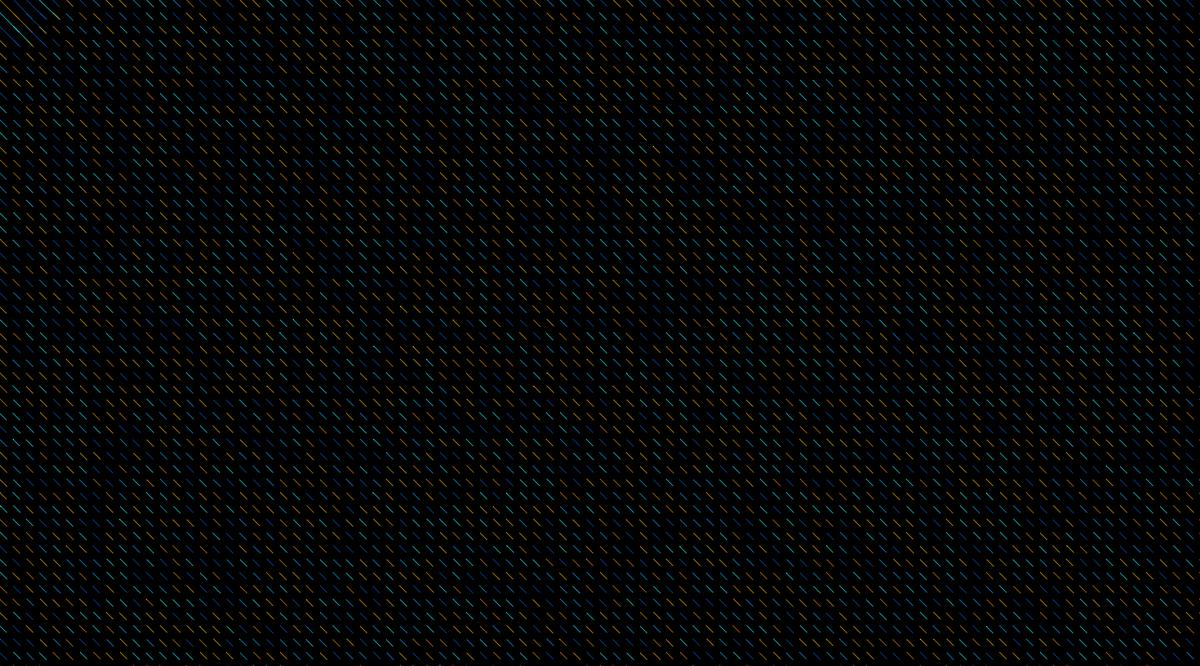
Frame 1 (no input)
Frame 60 (the mouse pressed at the canvas centre just before this capture): identical to frame 1, image omitted
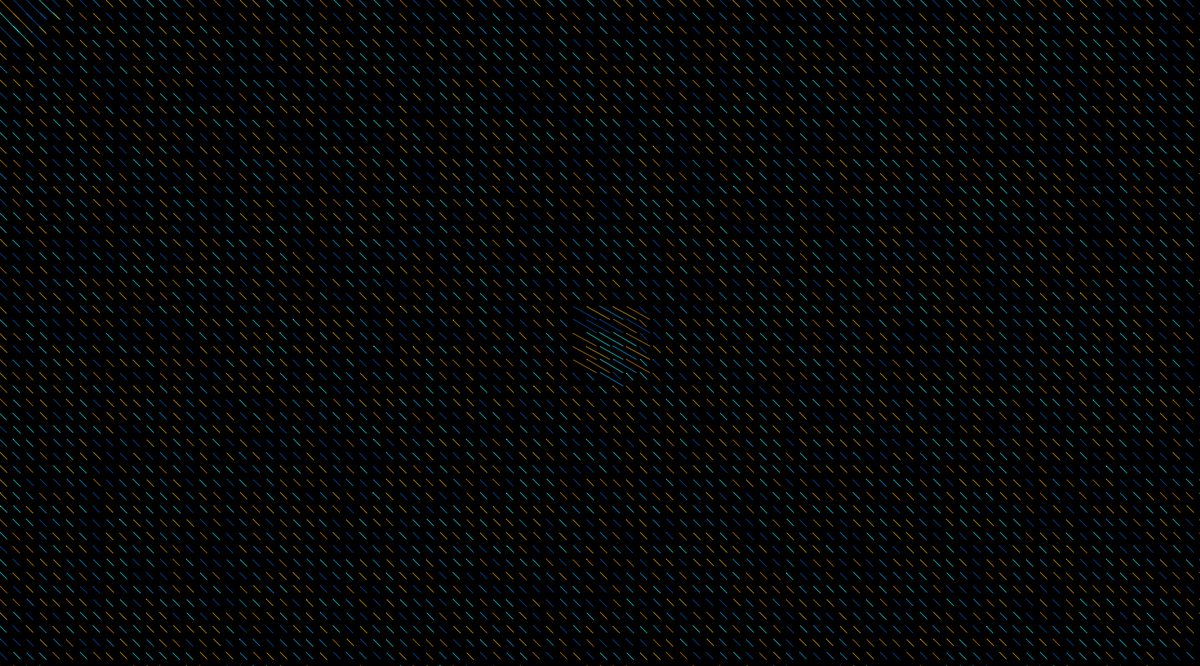
Frame 120 (the mouse held since frame 60 and released just before this capture)

The Processing sketch that drew these frames (run headless with seeded random() and noise(); from frame 60 on, the mouse is pressed at the canvas centre):

// Processing sketch: vector_field_v4
// ── vector_field_v4.pde
// dynamic list with our points, PVector holds position
ArrayList<PVector> points = new ArrayList<PVector>();
ArrayList<PVector> direction = new ArrayList<PVector>();

// colors used for points
color[] pal = {
  color(0, 91, 197), 
  color(0, 180, 252), 
  color(23, 249, 255), 
  color(223, 147, 0), 
  color(248, 190, 0)
};

// global configuration
float vector_scale = 8; // vector scaling factor, we want small steps
float time = 0; // time passes by

void setup() {
  size(1800, 1000);
  strokeWeight(1);
  background(0, 5, 25);
  noFill();
  smooth();

  // noiseSeed(1111); // sometimes we select one noise field

  // divide the screen in points
  for (float x=0; x<=width; x+= 20) {
    for (float y=0; y<=height; y+= 20) {
      // create point slightly distorted
      PVector v = new PVector(x+randomGaussian()*0.003, y+randomGaussian()*0.003);
      points.add(v);
      PVector d = new PVector(10, 10);
      direction.add(d);
    }
  }
}

void draw() {
  background(0);
  int point_idx = 0; // point index 
  for (int i=0; i<points.size(); i++) {
    PVector p = points.get (i);
    PVector d = direction.get (i);
    if (dist(mouseX, mouseY, p.x, p.y) < 60) {
      d.add((mouseX-pmouseX), (mouseY-pmouseY));
      d.normalize();
      d.mult(40);
    }

    // select color from palette (index based on noise)
    int cn = (int)(100*pal.length*noise(point_idx))%pal.length;
    stroke(pal[cn], 255);
    point(p.x, p.y); //draw
    stroke(pal[cn], 200);
    line (p.x, p.y, p.x+d.x, p.y+d.y);

    // placeholder for vector field calculations

    // v is vector from the field/ change the values so they start moving
    PVector v = new PVector(0.0, 0.0);

    p.x += vector_scale * v.x;
    p.y += vector_scale * v.y;

    // go to the next point
    point_idx++;
  }
  time += 0.001;
}
